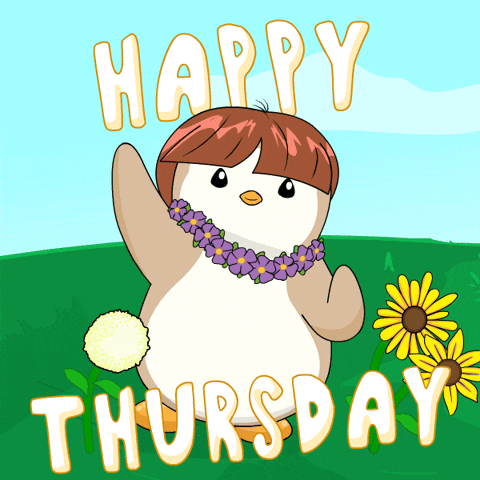
#> input picture image-resize/images/giphy.gif, 480 x 480 px; its folder holds 2 pictures in this run
$ python image-resize.py
#> lines starting #> are read from the running program, lines starting #| are printed output that depends on the picture
import os
from PIL import Image


BASE_DIR = os.path.abspath(os.path.dirname(__file__))
INPUT_FOLDER = os.path.join(BASE_DIR, "images")
OUTPUT_FOLDER = os.path.join(BASE_DIR, "resized_images")
TARGET_WIDTH, TARGET_HEIGHT = 200, 300
OUTPUT_FORMAT = "png"


def is_image_file(filename):
    valid_extensions = (".png", ".jpg", ".jpeg", ".bmp", ".gif")
    return filename.lower().endswith(valid_extensions)

def prepare_output_directory(path):
    os.makedirs(path, exist_ok=True)

def process_image(file_path, save_path, size, format_):
#> called with file_path = 'image-resize/images/giphy.gif', save_path = 'image-resize/resized_images/giphy.png', size = (200, 300), format_ = 'png'
    with Image.open(file_path) as img:
#> img is the input picture: PIL image 480x480 P; mean R, G, B, A 158, 205.2, 172.6, 255
        mode = "RGBA" if format_.upper() == "PNG" else "RGB"
        resized = img.resize(size).convert(mode)
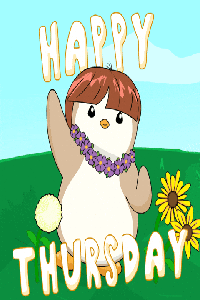
#> resized: PIL image 200x300 RGBA; mean R, G, B, A 158, 205.2, 172.7, 255
        resized.save(save_path, format_)
        print(f"✅ Saved: {os.path.basename(save_path)}")

def main():
    prepare_output_directory(OUTPUT_FOLDER)

    images = [f for f in os.listdir(INPUT_FOLDER) if is_image_file(f)]
    if not images:
        print("⚠️ No valid image files found in the folder.")
        return

    for img_file in images:
        source_path = os.path.join(INPUT_FOLDER, img_file)
        name, _ = os.path.splitext(img_file)
        target_filename = f"{name}.{OUTPUT_FORMAT.lower()}"
        target_path = os.path.join(OUTPUT_FOLDER, target_filename)
        process_image(source_path, target_path, (TARGET_WIDTH, TARGET_HEIGHT), OUTPUT_FORMAT)
#> pass 2 of the loop in main, `for img_file in images:`:
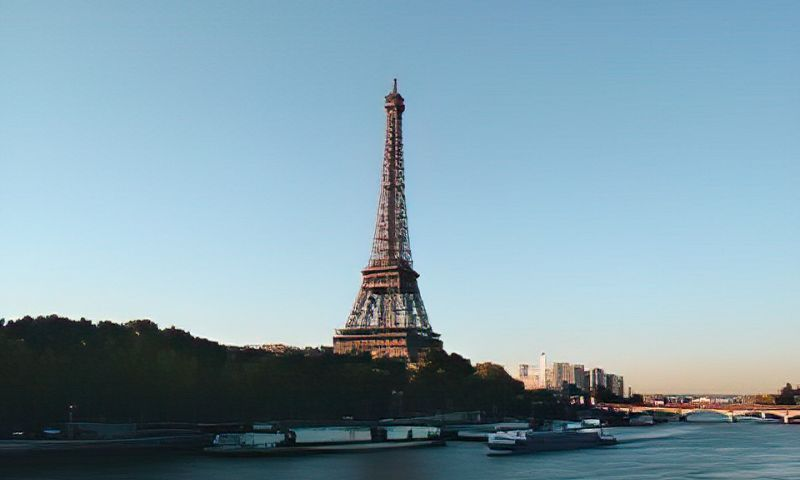
#> input picture image-resize/images/image1.jpg, 800 x 480 px
#> in process_image, img is the input picture: PIL image 800x480 RGB; mean R, G, B 128.8, 157.7, 171.3
#> in process_image (call 2), `resized = img.resize(size).convert(mode)`:
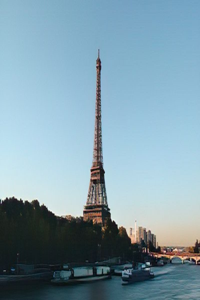
#> resized: PIL image 200x300 RGBA; mean R, G, B, A 128.8, 157.8, 171.4, 255

if __name__ == "__main__":
    main()
